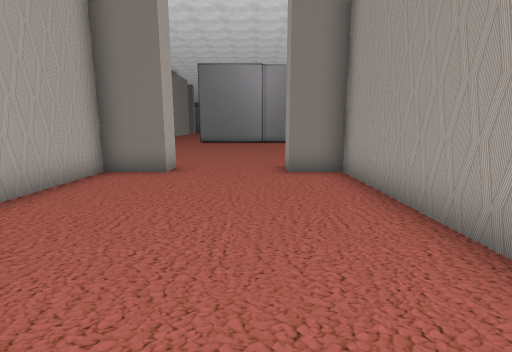
[1] (above)

24 first-person views from a walk through a 3-D level made in the Unity game engine. The camera is 1.2 m above the floor, tilts 10° down and sees 85° across. The floor is counted in squares, 1 m on a side. Each view is taken from the middle of a square. On the plan, view 1 faces up. The plan holds only what a view shows up to about 13 squares ahead; the rest is blank. The place goes on beyond the plan. The player character is not drawn.

[2]
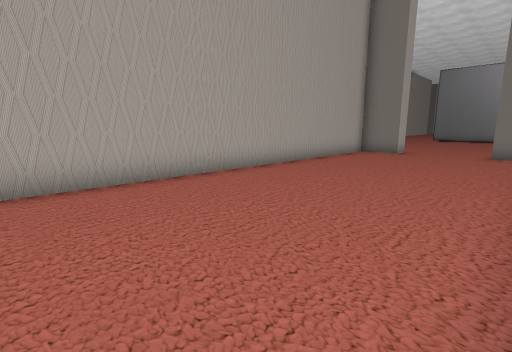

[3]
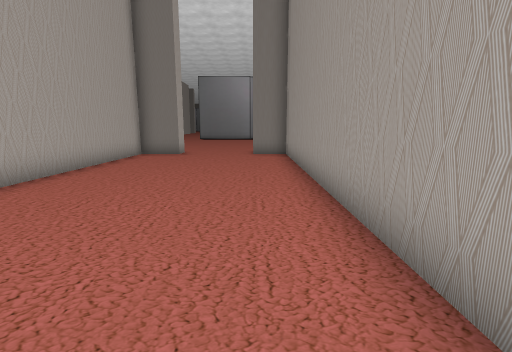

[4]
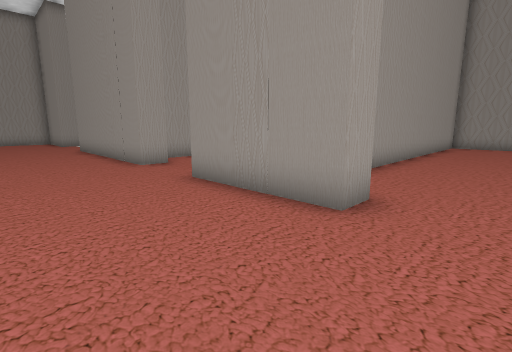

[5]
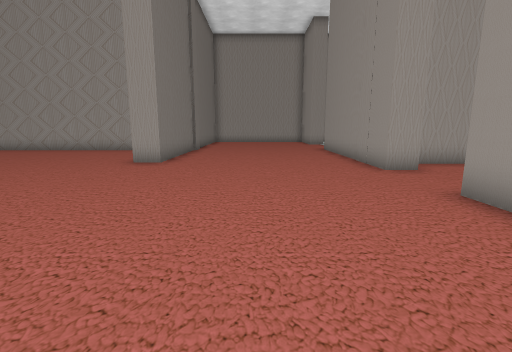

[6]
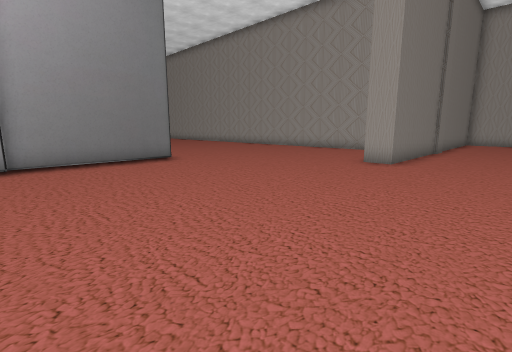

[7]
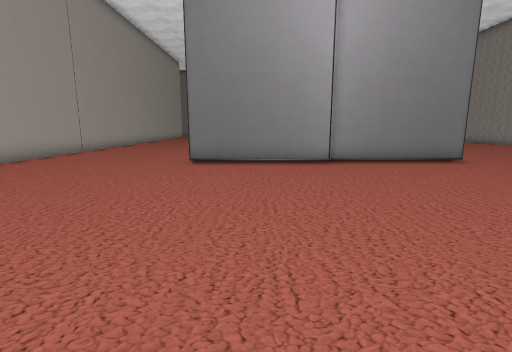

[8]
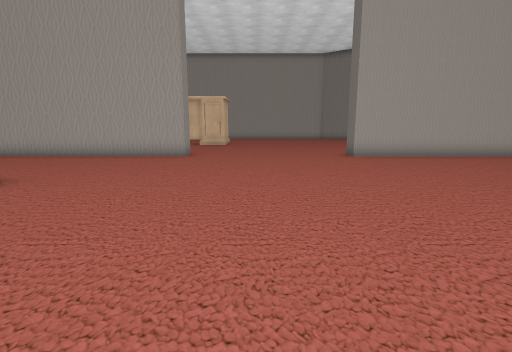

[9]
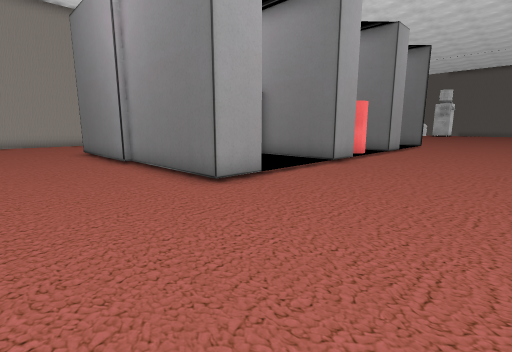

[10]
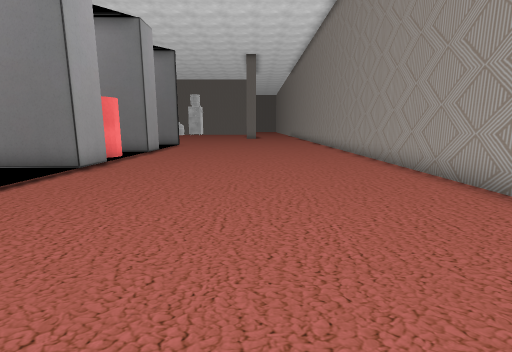

[11]
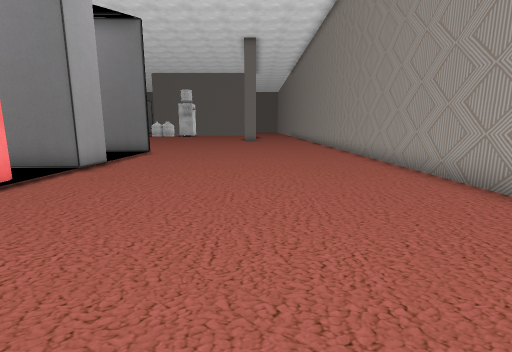

[12]
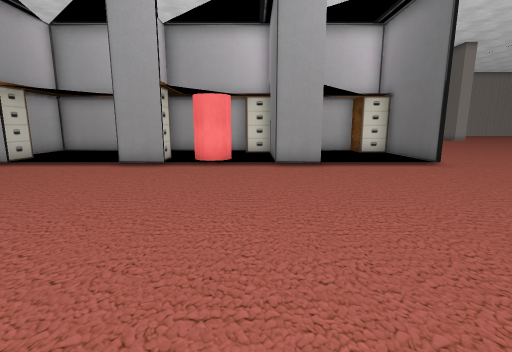

[13]
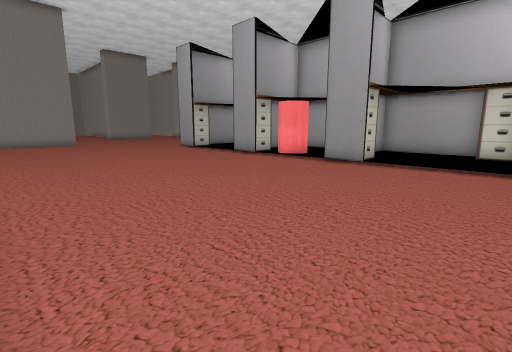

[14]
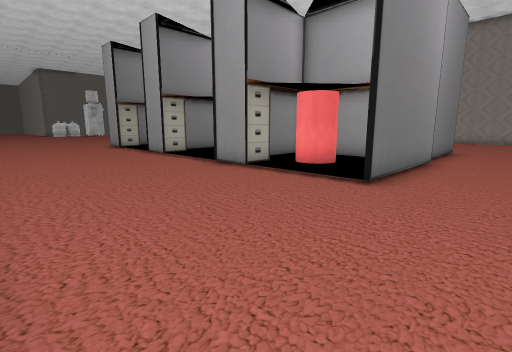

[15]
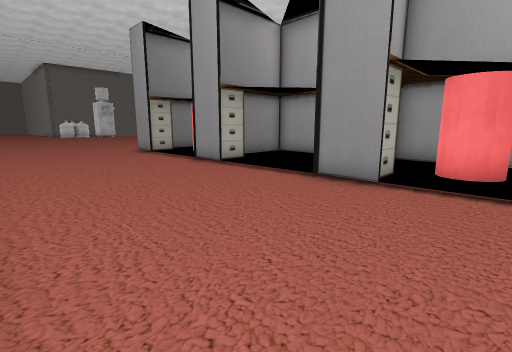

[16]
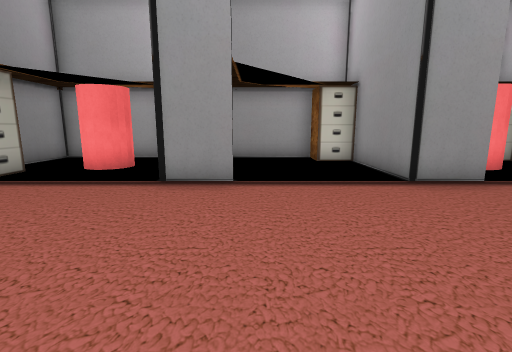

[17]
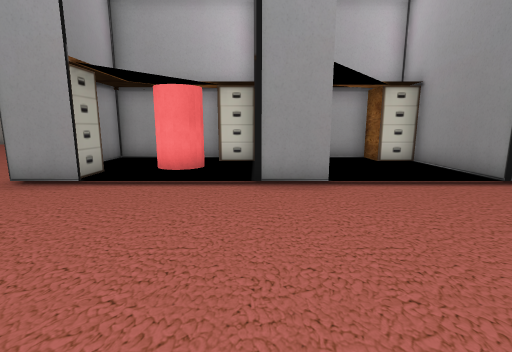

[18]
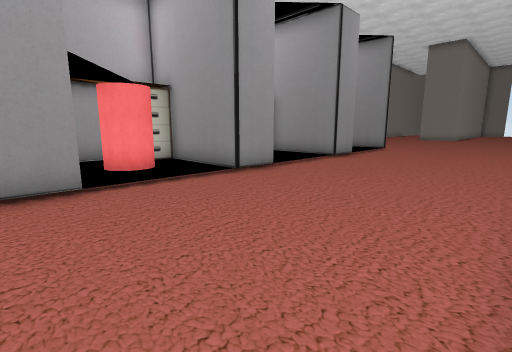

[19]
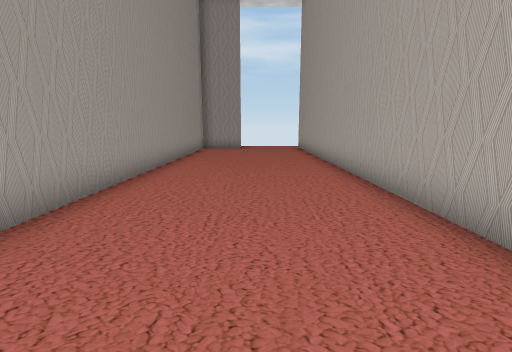

[20]
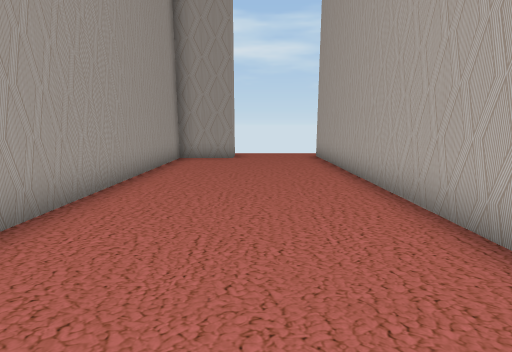

[21]
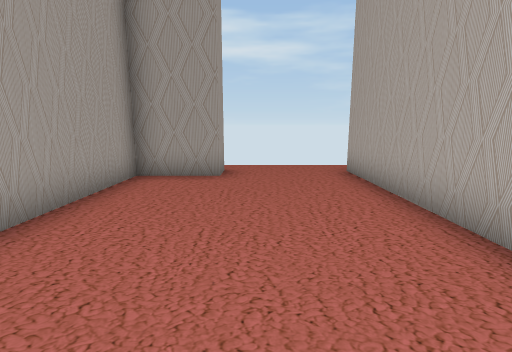

[22]
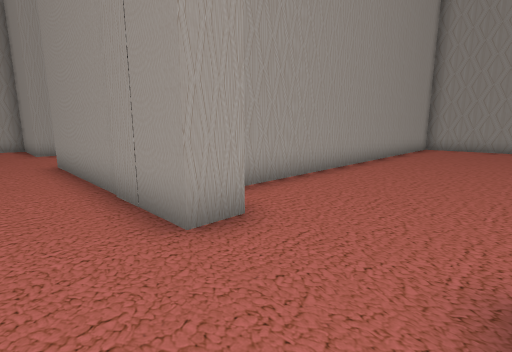

[23]
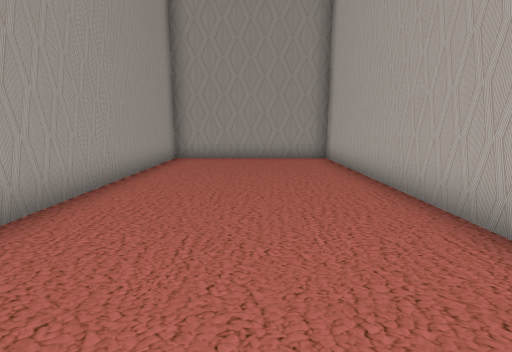

[24]
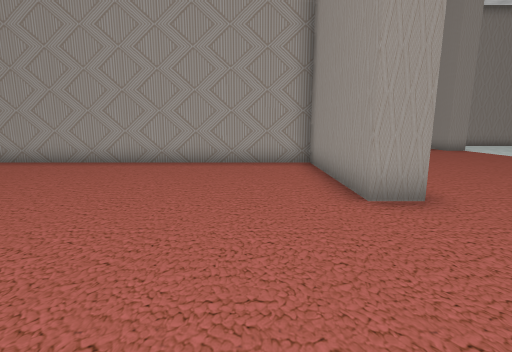

### Floor plan
Key: @ floor where view 1 was taken; # wall or solid block; . floor; O other object.
Columns run from 12 left of view 1 to 15 right of it. Each row starts with its distance up from view 1.
 37   ......O OOO ###O.........#
 36   ......OO  OO  ...........#
 35   .......   O   ...........#
 34   .......OO O   ...........#
 33   .......  OO   OO.........#
 32   ......OOO#OOOOOO.........#
 31   ......OO  OO  ...........#
 30   .......   O   OO.........#
 29   .......   O   O..........#
 28   .......  OO   OO.........#
 27   ......OO#OOOOOOO.........#
 26   ......OO  O   ...........#
 25  #......O   O   ...........#
 24  #.......OO O   ...........#
 23  #.......   O   OO.........#
 22  #........ OOOOOOO.........#
 21  #......###................#
 20  #.........................#
 19  #.........................#
 18 .#.........................#
 17 ...........................#
 16 ......................######
 15 ......................######
 14 ............................
 13 ............................
 12 ............................
 11  #..........................
 10  #..........................
  9  #..........................
  8  #..... ##...####...########
  7  #..... #......# ....#
  6  #.....##......# ....#
  5  #.....##......# ....#
  4  #.....##......# ....#
  3  #.....##......#.....#
  2  #.....##......#.....#
  1  #.....##......#.....#
  0  #.....##...@..#.....#
 -1  #.....##......#.....#
 -2  #.....##......#.....#
 -3  #.....##......#.....#
 -4  #.....##......#.....#
 -5  #.....##......#.....#
 -6  #.....##......#.....#
 -7  #...###       #######
 -8  #...#

Where each view was taken, in squares from view 1:
view 1: 0 up, 0 right, facing up
view 2: 6 down, 2 right, facing up-left
view 3: 5 down, 1 right, facing up
view 4: 12 up, 1 left, facing down-right
view 5: 12 up, 0 right, facing right
view 6: 12 up, 0 right, facing up-right
view 7: 12 up, 2 left, facing up
view 8: 14 up, 1 right, facing left
view 9: 18 up, 10 right, facing up-left
view 10: 19 up, 10 right, facing up
view 11: 24 up, 10 right, facing up
view 12: 31 up, 14 right, facing left
view 13: 37 up, 14 right, facing down-left
view 14: 19 up, 10 left, facing up-right
view 15: 23 up, 10 left, facing up-right
view 16: 30 up, 10 left, facing right
view 17: 32 up, 10 left, facing right
view 18: 37 up, 10 left, facing down-right
view 19: 9 up, 8 left, facing down
view 20: 4 up, 8 left, facing down
view 21: 0 up, 8 left, facing down
view 22: 10 up, 5 right, facing down-right
view 23: 4 up, 6 right, facing down
view 24: 18 up, 5 right, facing right
